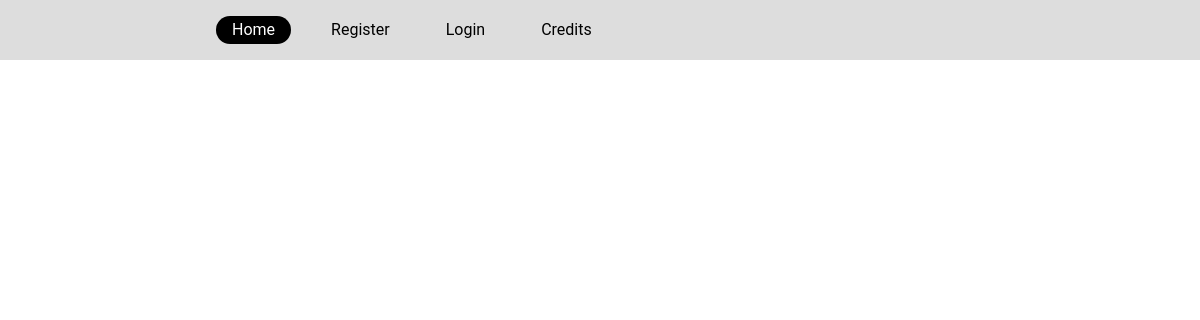
Before: / with the older database file.
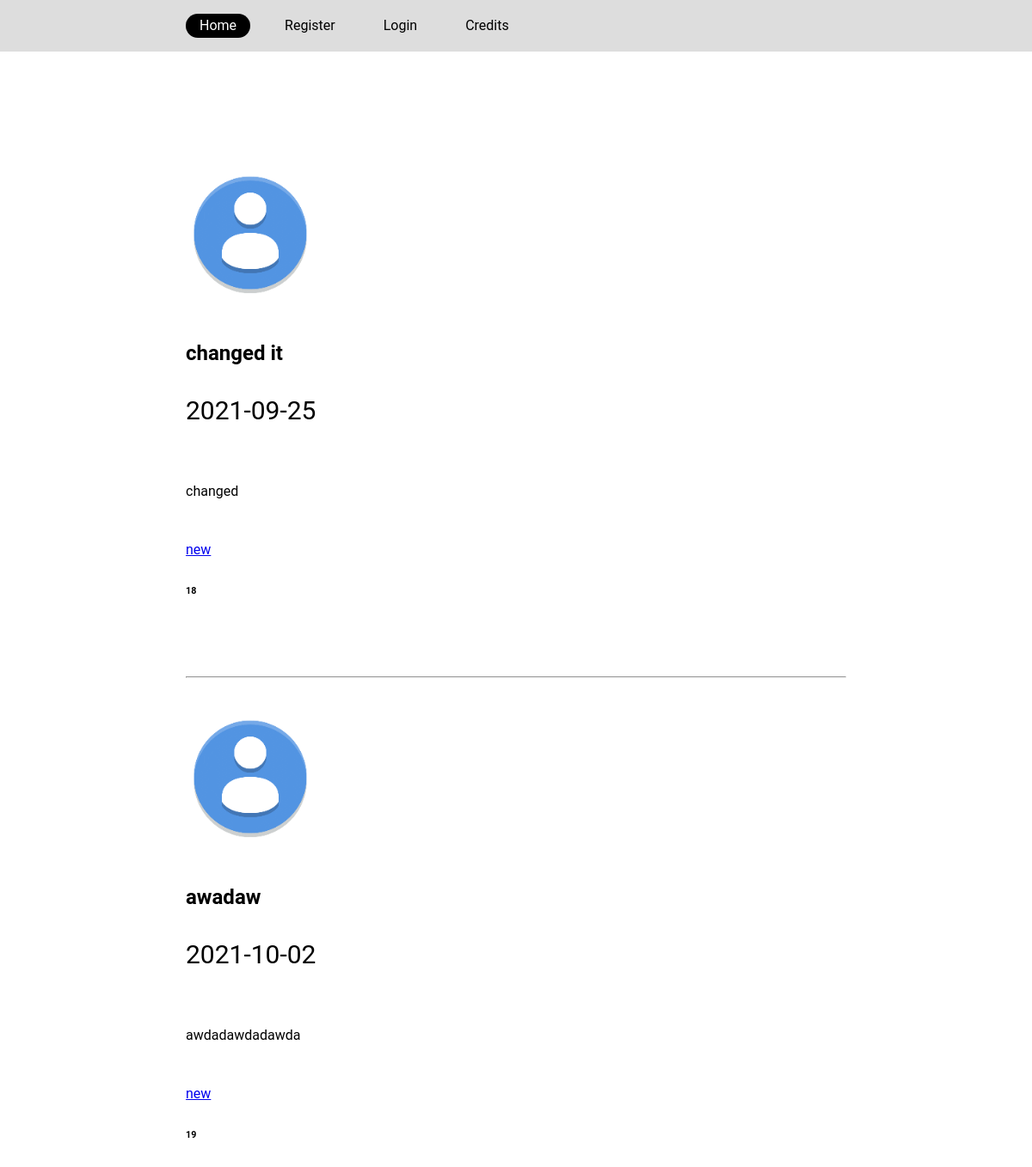
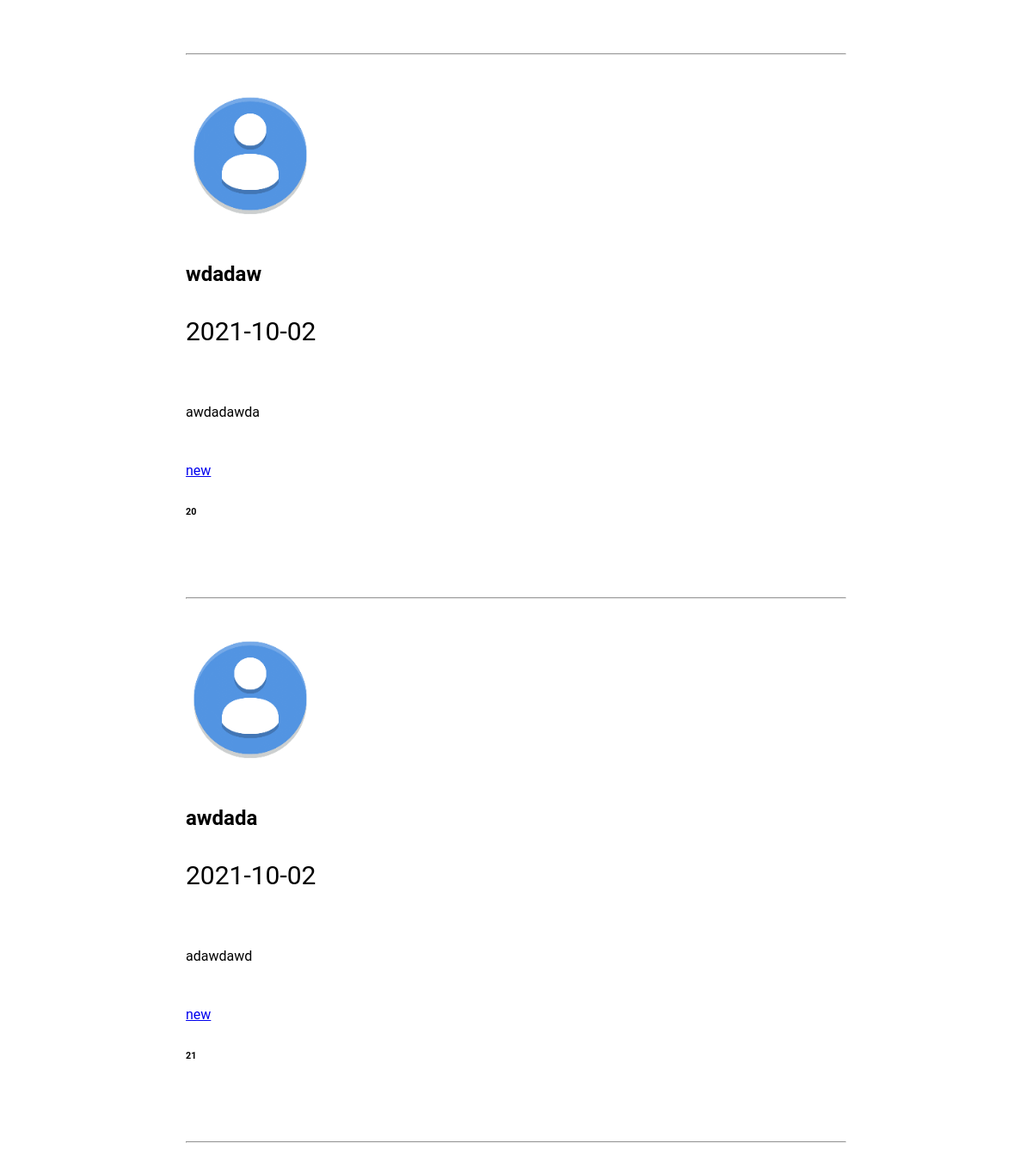
After: the same page with the newer database file (2 pictures, top to bottom).
### website/models.py (models this page shows, shortened)
class Post(db.Model):
    id = db.Column(db.Integer,primary_key = True)
    title = db.Column(db.String(50),nullable = False)
    date_posted = db.Column(db.DateTime, nullable = False, default = datetime.utcnow)
    content = db.Column(db.Text,nullable = False)
    user_id = db.Column(db.Integer,db.ForeignKey("user.id"), nullable = False)

class User(db.Model,UserMixin):
    id = db.Column(db.Integer,primary_key = True)
    username = db.Column(db.String(20),nullable = False,unique = True)
    email = db.Column(db.String(30),nullable = False,unique = True)
    password = db.Column(db.String(20),nullable = False)
    pfp = db.Column(db.String(100),nullable = False, default = 'default.png')
    posts = db.relationship("Post",backref = "author", lazy = True)

### website/routes.py (the view)
@app.route("/home")
@app.route("/")
def home():
    posts = Post.query.all()
    return render_template("home.html",title = "Home",Header = "Home Page", posts = posts)

### website/templates/home.html
<link rel="stylesheet" href="{{url_for('static',filename = 'home.css')}}">
{% extends "layout.html" %}
{% block content %}
<main class="main">
    <div class="grid">
        <section class = "blog">
            {% for post in posts %}
                <p>
                    <a href="{{url_for('view_post',post_id = post.id)}}"><img src="{{url_for('static', filename = 'pictures/' + post.author.pfp)}}" alt=""></a>
                    <h2>{{post.title}}</h2>
                    <h3>{{post.date_posted.strftime("%Y-%m-%d")}}</h3>
                    <p>{{post.content}}</p>
                    <a href="{{url_for('users',username = post.author.username)}}">{{post.author.username}}</a>
                    <h6>{{post.id}}</h6>
                </p>
            <hr>
            {% endfor %}
        </section>
    </div>
</main>
{% endblock %}

### website/templates/layout.html (shortened to what this page needs)
<!DOCTYPE html>
<html lang="en">
<head>
    <link rel="stylesheet" href="{{url_for('static',filename = 'layout.css')}}">
    <link rel="stylesheet" href="{{url_for('static',filename = 'js/header.js')}}">
</head>
<body>
    <header class="header sticky sticky--top js-header">
        <div class="grid">
          <nav class="navigation">
            <ul class="navigation__list navigation__list--inline">
              <li class="navigation__item"><a href="{{url_for('home')}}" class="navigation__link navigation__link--is-active">Home</a></li>
              {% if current_user.is_authenticated %}
              <li class="navigation__item"><a href="{{url_for('new_post')}}" class="navigation__link">New Post</a></li>
              <li class="navigation__item"><a href="{{url_for('account')}}" class="navigation__link">Account</a></li>
              <li class="navigation__item"><a href="{{url_for('logout')}}" class="navigation__link">Logout</a></li>
              {% else %}
              <li class="navigation__item"><a href="{{url_for('register')}}" class="navigation__link">Register</a></li>
              <li class="navigation__item"><a href="{{url_for('login')}}" class="navigation__link">Login</a></li>
              {% endif %}
              <li class="navigation__item"><a href="{{url_for('credits')}}" class="navigation__link">Credits</a></li>
            </ul>
          </nav>
        </div>
      </header>
        {% block content %}
        {% endblock %}
        </body>
</html>

### website/static/home.css (style rules this page uses)
body { margin: 0; font-family: Arial, Helvetica, sans-serif; }
h3 { font-size: 30px; margin-top: 0; font-weight: 400; }
p { line-height: 1.75; }
.blog { background-color:rgb(255,255,255); }

### website/static/layout.css (style rules this page uses)
.grid { inline-size: 90%; margin-inline: auto; max-inline-size: 48em; }
.sticky { position: sticky; will-change: transform; }
.sticky--top { top: 0; }
* { box-sizing: inherit; }
html { box-sizing: border-box; }
body { font-family: 'Roboto', sans-serif; line-height: 1.75; margin: 0; min-block-size: 100vh; }
.header { background-color: rgb(221, 221, 221); padding-block: 1em; }
.header::after { bottom: 0; box-shadow: 0 0.0625em 0.5em rgba(0, 0, 0, 0.3); content: ''; left: 0; opacity: 0; position: absolute; right: 0; top: 0; transition: opacity 0.3s; z-index: -1; }
.main { padding-block: 6em; }
.navigation__list { list-style: none; margin: 0; padding: 0; }
.navigation__list--inline { display: flex; gap: 1.5em; }
.navigation__link { color: inherit; display: block; padding-inline: 1em; text-decoration: none; }
.navigation__link--is-active { background-color: #000; border-radius: 999em; color: #fff; }
p { padding-block: 1.5em; }

Changed rows visible on the page:
added Post: pfp (placeholder picture), title "changed it", date_posted "2021-09-25", content "changed", author.username "new", id "18"
added Post: pfp (placeholder picture), title "awadaw", date_posted "2021-10-02", content "awdadawdadawda", author.username "new", id "19"
added Post: pfp (placeholder picture), title "wdadaw", date_posted "2021-10-02", content "awdadawda", author.username "new", id "20"
added Post: pfp (placeholder picture), title "awdada", date_posted "2021-10-02", content "adawdawd", author.username "new", id "21"
